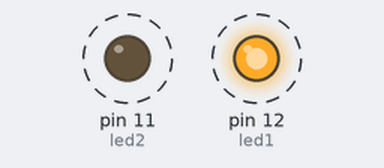
The sketch below on a simulated Arduino Uno, built with avr-gcc and run on an emulated ATmega328P. Parts: output pins drawn as LEDs (lit = HIGH). Dashed ring = blinking.

Above: at 0.5 s.
Timing chart, 0 to 4.6 s (numbered marks = the images above):
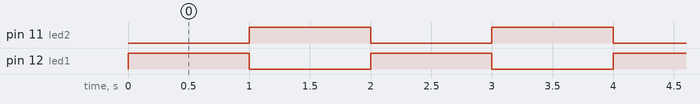

Measured:
- by itself, pin 11 (led2), pin 12 (led1): alternates HIGH for 1.0 s and LOW for 1.0 s

The sketch:

Story-2.ino
```cpp
//C++
//
const int led1 = 12; //First LED
const int led2 = 11; //Second LED
void setup() {
  pinMode (led1, OUTPUT);
  pinMode (led2, OUTPUT);// put your setup code here, to run once:
}
void loop() {
  //LED1 ON, LED2 OFF
  digitalWrite(led1, HIGH);
  digitalWrite(led2, LOW);
  delay(1000);  // 1 second

  //LED1 OFF, LED2 ON
  digitalWrite(led1, LOW);
  digitalWrite(led2, HIGH);
  delay(1000);  // 1 second

}
```
